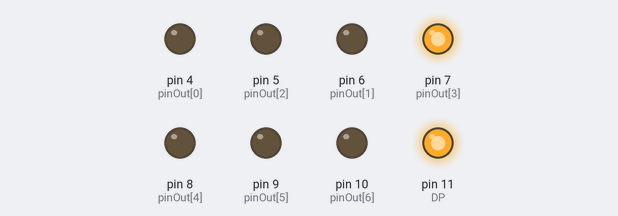
A sketch run on a simulated Arduino Uno, built with avr-gcc and run on an emulated ATmega328P. On the bench: output pins drawn as LEDs (lit = HIGH).

Above: at 1.1 s.
At 5.1 s:
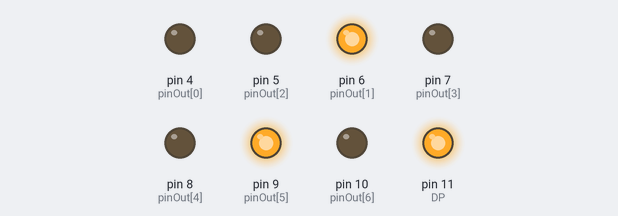
At 11.1 s:
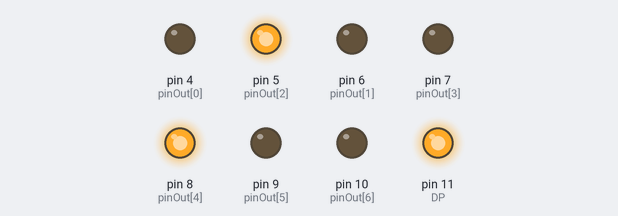
At 20.1 s:
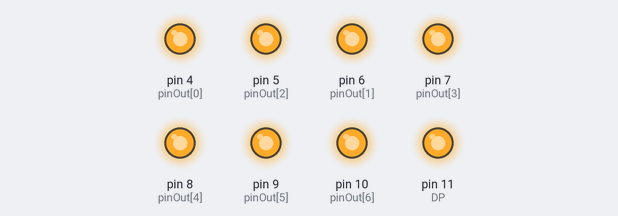
At 29.1 s:
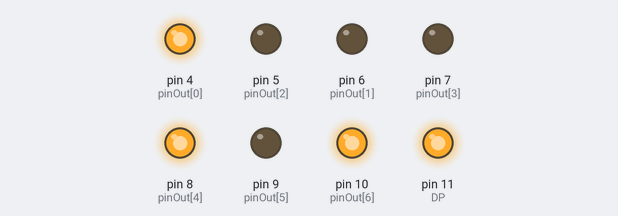
At 39.1 s:
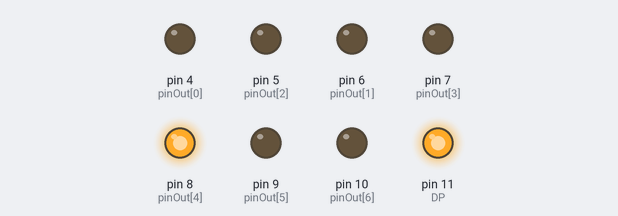
Timing chart, 0 to 40.0 s (numbered marks = the images above):
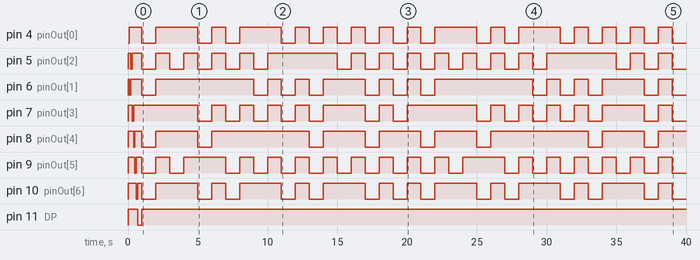

Measured:
- by itself, pin 4 (pinOut[0]): HIGH → LOW at 1.0 s, → HIGH 1.0 s later, → LOW 3.0 s later, → HIGH 1.0 s later, … (31 changes in this stretch)
- by itself, pin 5 (pinOut[2]): HIGH → LOW at 0.20 s, → HIGH 0.10 s later, → LOW 0.70 s later, → HIGH 1.0 s later, … (33 changes in this stretch)
- by itself, pin 6 (pinOut[1]): HIGH → LOW at 0.10 s, → HIGH 0.10 s later, → LOW 0.80 s later, → HIGH 1.0 s later, … (25 changes in this stretch)
- by itself, pin 7 (pinOut[3]): HIGH → LOW at 0.30 s, → HIGH 0.10 s later, → LOW 4.6 s later, → HIGH 1.0 s later, … (29 changes in this stretch)
- by itself, pin 8 (pinOut[4]): HIGH → LOW at 0.40 s, → HIGH 0.10 s later, → LOW 0.50 s later, → HIGH 1.0 s later, … (18 changes in this stretch)
- by itself, pin 9 (pinOut[5]): HIGH → LOW at 0.50 s, → HIGH 0.10 s later, → LOW 0.40 s later, → HIGH 1.0 s later, … (37 changes in this stretch)
- by itself, pin 10 (pinOut[6]): HIGH → LOW at 0.60 s, → HIGH 0.10 s later, → LOW 0.30 s later, → HIGH 1.0 s later, … (29 changes in this stretch)

The sketch:

afficheurCathode.ino
```cpp
/*
 * Made by Leo Smith
 * form the 22 October 2016 at 00:00 to the 22 October 2016 at 00:56
 *
 * We are using a 7 segment display with common cathode
 * so to turn on a segment you have to send a LOW and to turn of
 * a HIGH
 */

/*
 * Creating my own enum var for the fun and to improve
 * readability of the code
 */
enum { off = false, on = true };  // this works in c99 standard

/*
 * Constant Variables
 */
const int piNum = 7;
const int DP = 11;            // this is the dp--+
const int pinOut[piNum] = {  4,      //  -       |
                           6, 5,     // | |      |
                             7,      //  -       |
                           8, 9,     // | |      |
                            10 };    //  - . <---+

/*
 * Function Prototypes
 */
void startup();
void dispNumber(int , bool);

#ifdef DEBUG
void reset();
#endif

//@@@@@@@@@@@@@@@@@@@@@@@@@@@@@@@@@@@@@@@@@@@@@@@@@@@
/* Setup function executes once and then goes to loop
 *             __
  ______ _____/  |_ __ ________
 /  ___// __ \   __\  |  \____ \
 \___ \\  ___/|  | |  |  /  |_> >
/____  >\___  >__| |____/|   __/
     \/     \/           |__|     */
void setup()
{
  for(int i = 0; i < piNum; i++){
    pinMode(pinOut[i], OUTPUT);
  }
  pinMode(DP, OUTPUT);

  for(int i = 0; i < piNum; i++){
    digitalWrite(pinOut[i], HIGH);
  }
  digitalWrite(DP, HIGH);

  startup();
}

//@@@@@@@@@@@@@@@@@@@@@@@@@@@@@@@@@@@@@@@@@@@@@@@@@@@
/* Main loop, it constantly executes
 *.__
  |  |   ____   ____ ______
  |  |  /  _ \ /  _ \\____ \
  |  |_(  <_> |  <_> )  |_> >
  |____/\____/ \____/|   __/
                     |__|    */
void loop()
{
  for(int i = 0; i < 10; i++){
    dispNumber(i, on);
    delay(1000);
    dispNumber(i, off);
    delay(1000);
  }
}

//@@@@@@@@@@@@@@@@@@@@@@@@@@@@@@@@@@@@@@@@@@@@@@@@@@@
/*
 * Fonction code
 */

/*
 * Startup function to check for deffects
 */
void startup()
{
  /*
   * Make each segment blink to check
   * for hardware defects
   */
  for(int i = 0; i < piNum ; i++){
    digitalWrite(pinOut[i], LOW);
    delay(100);
    digitalWrite(pinOut[i], HIGH);
  }

  /*
   * Make DP blink 3 times to tell that
   * the startup check is finished
   */
  for(int i = 0; i < 3; i++) {
    digitalWrite(DP, LOW);
    delay(100);
    digitalWrite(DP, HIGH);
  }
}

/*
 * Reset function only used for debug
 */
void reset()
{
  #ifdef DEBUG
  for(int i = 0; i < piNum; i++){
    digitalWrite(pinOut[i], HIGH);
    Serial.println("pin No %d : %d", i, pinOut[i]);
  }
  digitalWrite(DP, HIGH);
  Serial.println("Num of pins %d, DP pin: %d", piNum, DP);
  #endif
}

/*
 * Display number function
 */
void dispNumber(int num, bool flag)
{

  if(num == 0){

    for(int i = 0; i < piNum; i++){
      if(pinOut[i] != 7)
        digitalWrite(pinOut[i], (flag) ? LOW : HIGH);
    }

  } else if(num == 1) {

    for(int i = 0; i < piNum; i++){
      if(pinOut[i] == 5 || pinOut[i] == 9)
        digitalWrite(pinOut[i], (flag) ? LOW : HIGH);
    }

  } else if(num == 2) {

    for(int i = 0; i < piNum; i++){
      if(pinOut[i] == 4 || pinOut[i] == 5 || pinOut[i] == 7 || pinOut[i] == 8 || pinOut[i] == 10)
        digitalWrite(pinOut[i], (flag) ? LOW : HIGH);
    }

  } else if(num == 3) {

    for(int i = 0; i < piNum; i++){
      if(pinOut[i] == 4 || pinOut[i] == 5 || pinOut[i] == 7 || pinOut[i] == 9 || pinOut[i] == 10)
        digitalWrite(pinOut[i], (flag) ? LOW : HIGH);
    }

  } else if(num == 4) {

    for(int i = 0; i < piNum; i++){
      if(pinOut[i] == 6 || pinOut[i] == 5 || pinOut[i] == 7 || pinOut[i] == 9)
        digitalWrite(pinOut[i], (flag) ? LOW : HIGH);
    }

  } else if(num == 5) {

    for(int i = 0; i < piNum; i++){
      if(pinOut[i] == 4 || pinOut[i] == 6 || pinOut[i] == 7 || pinOut[i] == 9 || pinOut[i] == 10)
        digitalWrite(pinOut[i], (flag) ? LOW : HIGH);
    }

  } else if(num == 6) {

    for(int i = 0; i < piNum; i++){
      if(pinOut[i] != 5)
        digitalWrite(pinOut[i], (flag) ? LOW : HIGH);
    }

  } else if(num == 7) {

    for(int i = 0; i < piNum; i++){
      if(pinOut[i] == 4 || pinOut[i] == 5 || pinOut[i] == 9)
        digitalWrite(pinOut[i], (flag) ? LOW : HIGH);
    }

  } else if(num == 8) {

    for(int i = 0; i < piNum; i++){
      digitalWrite(pinOut[i], (flag) ? LOW : HIGH);
    }

  } else if(num == 9) {

    for(int i = 0; i < piNum; i++){
      if(pinOut[i] != 8)
        digitalWrite(pinOut[i], (flag) ? LOW : HIGH);
    }

  } else {
    startup();    // upon error execute the startup function
  }

}
```
